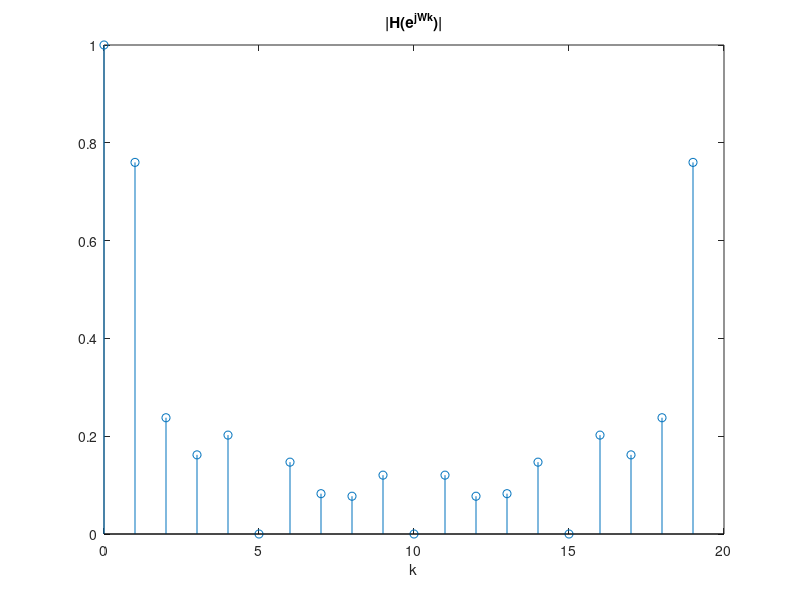
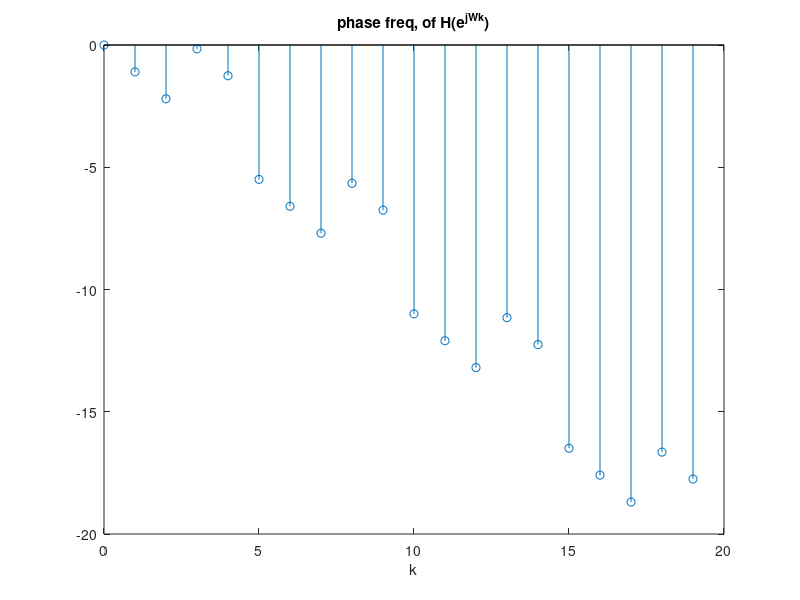

Write MATLAB code to recreate these figures, in order.
M=8;
Wk=zeros(1,20);%存放題目的Wk
N=20;
magnitude=zeros(1,20);%存放(sin4w)/sin(w/2)/8的大小頻譜
H1=zeros(1,20);%存放(sin4w)/sin(w/2)/8的頻譜
H2=zeros(1,20);%存放e^(-7/2Wk)的相位頻譜
p=zeros(1,20);%存放(sin4w)/sin(w/2)/8的相位頻譜
output=0;
for k=0:1:N-1
   Wk(k+1)=2*pi*k/N;%題目Wk公式
   magnitude(k+1)=sin(4*Wk(k+1))/sin(Wk(k+1)/2)/M;%將H(e^j^w)寫成sin,大小頻譜為|(sin4w)/sin(w/2)/8|
   H1(k+1)=sin(4*Wk(k+1))/sin(Wk(k+1)/2)/M;%將H(e^j^w)寫成sin,頻譜為(sin4w)/sin(w/2)/8
   H2(k+1)=-7/2*Wk(k+1);%exponential的相位
   if (magnitude(k+1)<0)%負數轉為正數
        magnitude(k+1)=-magnitude(k+1);
   elseif (sin(4*Wk(k+1))==0)&&(sin(Wk(k+1)/2)==0)%sin(4*Wk(k+1))/sin(Wk(k+1)/2)分子分母皆為0時,羅畢達法則推導後為1
        magnitude(k+1)=1;
        H1(k+1)=1;
   end
   p(k+1)=H1(k+1)/magnitude(k+1);%利用頻譜除以大小頻譜得到(sin4w)/sin(w/2)/8的相位頻譜
   if mod(k,5)==0%,k=5的倍數時,分子分母皆為0,雖然數學定義為undefined,但為了陣列運算我把值設為0
        p(k+1)=0;
   elseif (p(k+1)==1)%e^j0=1,角度為0
        p(k+1)=0;
   elseif (p(k+1)==-1)%e^jpi=-1,角度為pi
        p(k+1)=pi;
   end
end
t=0:1:N-1;
figure(1);
stem(t,magnitude);
title('|H(e^j^W^k)|');
xlabel('k');
figure(2);
stem(t,p+H2);%將兩組相位頻譜相加並作圖
xlabel('k');
title('phase freq, of H(e^j^W^k)');
Hejw=magnitude.*(exp(1i*(p+H2)));
for n=1:1:20
    output=output+Hejw(n);
end